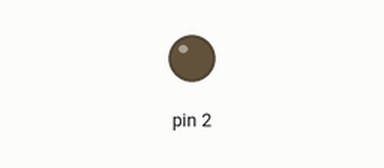
A sketch run on a simulated Arduino Uno, built with avr-gcc and run on an emulated ATmega328P. Shown: output pins drawn as LEDs (lit = HIGH).

Above: at 6.4 s.
At 19.2 s:
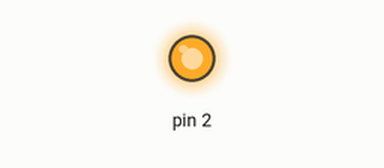
Timing chart, 0 to 33.3 s (numbered marks = the images above):
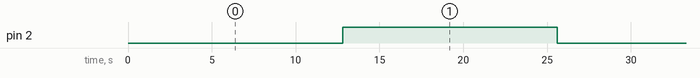

The sketch:

week6lisense5-6.ino
```cpp
void setup() {
  // put your setup code here, to run once:
  pinMode(2,OUTPUT);

}

void loop() {
  // put your main code here, to run repeatedly:
  int i;
  //lisense 5
  for(i = 0;i<256;i++){
    analogWrite(2,i);
    delay(100);
  }
  //lisense 6
  /*
  for(i = 254;i>0;i--){
    analogWrite(2,i);
    delay(100);
  }
  */
}
```

Measured:
- by itself, pin 2: alternates HIGH for 12.8 s and LOW for 12.8 s
